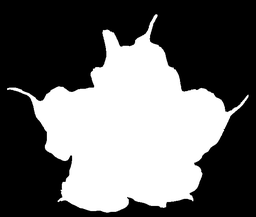
#> input picture Exercise3/engelstrompete.png, 256 x 217 px, shrunk from 650 x 550 before the run
$ jupyter execute sheet03.ipynb
#> lines starting #> are read from the running program, lines starting #| are printed output that depends on the picture; after the words box and inside, x2 and y2 are one past the last pixel; in counts of white or black regions, pixels touching at a corner belong together
Osnabrück University - Computer Vision (Winter Term 2016/17) - Prof. Dr.-Ing. G. Heidemann, Ulf Krumnack

# Exercise Sheet 03: Morphological Operations¶

## Introduction

This week's sheet should be solved and handed in before the end of **Sunday, November 27, 2016**. If you need help (and Google and other resources were not enough), feel free to contact your groups' designated tutor or whomever of us you run into first. Please upload your results to your group's Stud.IP folder.

## Assignment 0: Math recap (complex numbers) [0 Points]

This exercise is supposed to be very easy, does not give any points, and is voluntary. There will be a similar exercise on every sheet. It is intended to revise some basic mathematical notions that are assumed throughout this class and to allow you to check if you are comfortable with them. Usually you should have no problem to answer these questions offhand, but if you feel unsure, this is a good time to look them up again. You are always welcome to discuss questions with the tutors or in the practice session. Also, if you have a (math) topic you would like to recap, please let us know.

**a)** What is a *complex number*, what is the *complex plane*, how are complex numbers usually denoted?

gtfo

**b)** What is the *real* and the *imaginary* part of a complex number? What is the *absolute value* of a complex number? What is the *complex conjugate*?

**c)** What are polar coordinates? What are their advantages? Can you convert between cartesian and polar coordinates? Can you write down $i=\sqrt{-1}$ in polar coordinates? What about $\sqrt{i}$?

I did this an then jupyter decided to crash while parsing latex so all is lost. Now I don't care anymore.

**d)** [bonus task] Python, and also numpy, support calculations with complex numbers. Consult the documentation to find out details.

## Assignment 1: Morphological operators [8 Points]

This exercise will elaborate on the basic morphological operators of *erosion* and *dilation* (cf. CV-05 slides 4-14).

### a) Binary convolution

Describe in your own words the morphological operations *erosion* and *dilation*. Compare them with 2D convolution, name commonalities and differences.

**For both operations, a binary kernel slides over the image. If the patch around the current center pixel exactly matches the kernel (all 1s overlap with the kernel 1s), the resulting pixel value is 1 else 0 (erosion). For dilation, he 1-condition is that at least one 1-pixel in the patch must overlap a 1-pixel in the kernel.**

### b) Duality

Proof that *erosion* and *dilation* are *dual* operators, i.e.

$$ g^{\ast}\oplus S = (g\ominus S)^{\ast}\qquad\text{and}\qquad
g^{\ast}\ominus S = (g\oplus S)^{\ast}$$

here $g^{\ast}$ denotes the inverted binary image, i.e. $g^{\ast}(x,y) = 1 - g(x,y) = \neg g(x,y)$, i.e. 1-pixel become 0 and 0-pixel become 1.

**I only managed to prove that it is not true if you use the boolean logic formulation.**

### c) Superposition

As *erosion* and *dilation* have been introduced for binary images, the notion of *linearity* is not really appropriate here. However, some weaker version, called *superposition* can be defined: instead of forming linear combination, one takes the logical disjunktion:

$$(g_1\lor g_2)(x,y) := g_1(x,y)\lor g_2(x,y)$$

Check if *erosion* and *dilation* are "compatible" with superposition, i.e. if first *eroding*/*dilating* two images and superposing the result is the same as first superposing the images and then *eroding*/*dilating* the result.

Dilation
========
* $(g_1 \vee g_2) \oplus S = \bigvee\bigvee S \wedge (g_1 \vee g_2) = \bigvee\bigvee (S\wedge g_1 \vee S \wedge g_2)$
* $g_1\oplus S \vee g_2\oplus S = \bigvee\bigvee S \wedge g_1 \vee \bigvee\bigvee S \wedge g_2 = \bigvee\bigvee (S\wedge g_1 \vee S \wedge g_2)$

Erosion
========
* $(g_1 \vee g_2) \ominus S = \bigwedge\bigwedge S \wedge (g_1 \vee g_2) = \bigwedge\bigwedge (S \wedge g_1 \vee S \wedge g_2)$
* $g_1\ominus S \vee g_2\ominus S = \bigwedge\bigwedge S \wedge g_1 \vee \bigwedge\bigwedge S \wedge g_1$

**These cannot be simplified further and are not identical. Hence only dilation is compatible with superposition**

### d) Chaining

Show that *dilation* and *erosion* have the following properties: given two structering elements $S_1$ and $S_2$, it holds

\begin{align}
  (g\oplus S_1)\oplus S_2 & = g\oplus (S_1\oplus S_2) & = (g\oplus S_2)\oplus S_1 \\
  (g\ominus S_1)\ominus S_2 & = g\ominus (S_1\oplus S_2) & = (g\ominus S_2)\ominus S_1 \\
\end{align}

What are the practical consequences?

<b>
* When multiple dilation with different structuring elements is required, computational cost can be reduced why first eroding the structuring elements with one another, instead of the (usually larger) image.
* Multiple dilations can always be done in a single operation by precomputing the required structuring element
* Multiple erosions can be likewise combined by dilating the structuring elements
* The order of dilations or the order of erosions is irrelevant
</b>

## Assignment 2: Application [6 Points]

### a) Boundary extraction

Extract the boundary of a shape using opening or closing. You may use `binary_opening` or `binary_closing` from `scipy.ndimage.morphology`.

[cell 1]
import numpy as np
import matplotlib.pyplot as plt
import scipy.ndimage.morphology as morph

def my_boundary(img):
    """
    Compute boundary of binary image.

    Parameters
    ----------
    img : ndarray of bools
        A binary image.

    Returns
    -------
    boundary : ndarray of bools
        The boundary as a binary image.
    """

    structuring_element = np.ones((3,3))
    structuring_element[0,0] = 0
    structuring_element[2,2] = 0
    structuring_element[0,2] = 0
    structuring_element[2,0] = 0
    return img ^ morph.binary_erosion(img, structuring_element)


img = plt.imread("engelstrompete.png") > 0
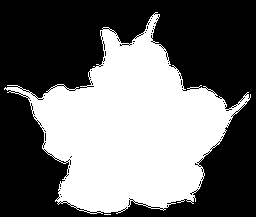
#> img: shape (217, 256) bool; 42.6% white; 2 white regions (1 under 20 px), largest, box (x1, y1, x2, y2) and area: (4, 12, 251, 214) 23639
plt.gray()
plt.imshow(my_boundary(img))
#> in my_boundary, `return img ^ morph.binary_erosion(img, structuring_element)`:
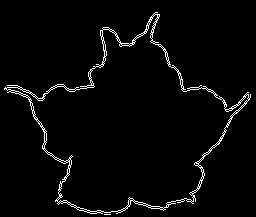
#> returned value: shape (217, 256) bool; 2.9% white in thin lines or dots
plt.show()

### b)  Distance transform

Implement distance transform according to the ideas of (CV-05 slides 34ff).  Discuss the effect of different structuring elements.

[cell 2]
import numpy as np
import matplotlib.pyplot as plt
from scipy.ndimage import morphology as morph, generate_binary_structure

def my_distance_transform(img):
    """
    Distance transform of binary image.

    Parameters
    ----------
    img : ndarray of bools
        A binary image.

    Returns
    -------
    dt : ndarray of ints
        The distance transform of the input image.
    """

    dt1 = np.zeros(img.shape, np.int32)
    c = 0
    img_wo_boundary = img.copy()
    # while not completely eroded
    while np.any(img_wo_boundary):
        # find boundary
        boundary = my_boundary(img_wo_boundary)
        img_wo_boundary ^= boundary # shave of current boundary
        dt1[boundary] = c # boundary can be used as mask
        c += 1 # make brighter with every step
#> this loop made 79 passes
#> pass 1, in my_distance_transform, `img_wo_boundary ^= boundary`:
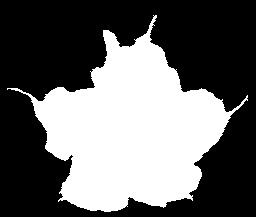
#> img_wo_boundary: shape (217, 256) bool; 39.6% white; 1 white region, box (x1, y1, x2, y2) and area: (7, 15, 248, 212) 22026
#> pass 2, in my_distance_transform, `img_wo_boundary ^= boundary`:
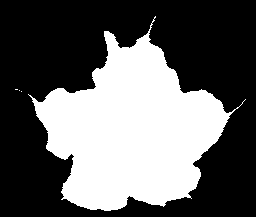
#> img_wo_boundary: shape (217, 256) bool; 38.2% white; 4 white regions (3 under 20 px), largest, box (x1, y1, x2, y2) and area: (28, 16, 246, 211) 21213
#> after the loop:
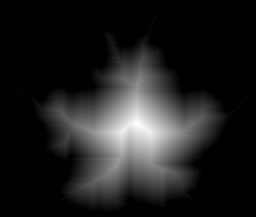
#> dt1: shape (217, 256) int32; min 0, max 78, mean 9.7; drawn with min black and max white
#> after the loop: img_wo_boundary: shape (217, 256) bool; every value is 0
#> after the loop, c = 79

    return dt1


img = plt.imread("engelstrompete.png") > 0
plt.gray()
plt.imshow(my_distance_transform(img)+50*img)
plt.show()
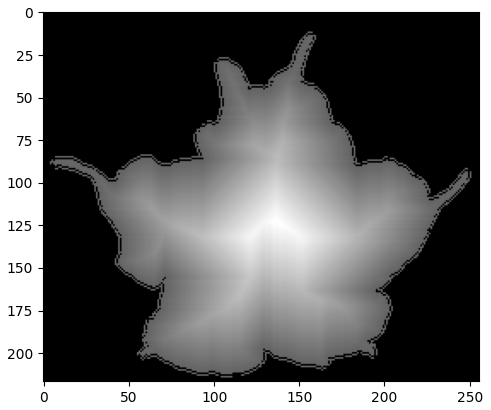
#> figure drawn by matplotlib, 1 panel

**The gradient will be steeper and less smooth for larger structuring elements.**

### c) Morphing

Write a function `my_morph` that implements morphing according to (CV-05 slide 41). You may use your function `my_distance_transform` from part b), or the function `distance_transform_edt` from `scipy.ndimage.morphology`.

[cell 3]
import numpy as np
import matplotlib.pyplot as plt
import scipy.ndimage.morphology as morph


def my_morph(A,B,ratio):
    """
    Morphing from binary image A to image B.

    Parameters
    ----------
    A : ndarray of bools
        A binary image (start).
    B : ndarray of bools
        A binary image (target), same shape as A.
    ratio : float from 0.0 to 1.0
        The ratio of image A and image B.
        0.0=only image A, 1.0=only image B.

    Returns
    -------
    morph : ndarray of bools
        A binary intermediate image between A and B.
    """

    d_a = my_distance_transform(A)
    d_b = my_distance_transform(B)

    result = (ratio * d_b + (1 - ratio) * d_a)
    return result > 0


img1 = plt.imread("kreis.png") > 0
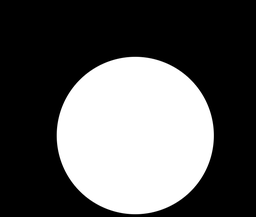
#> input picture Exercise3/kreis.png, 256 x 217 px, shrunk from 650 x 550 before the run
#> img1: shape (217, 256) bool; 36.4% white; 2 white regions (1 under 20 px), largest, box (x1, y1, x2, y2) and area: (55, 54, 216, 217) 20217
img2 = plt.imread("engelstrompete.png") > 0

plt.gray()
for i, ratio in enumerate(np.linspace(0, 1, 6), 1):
    plt.subplot(2, 3, i)
    plt.imshow(my_morph(img1, img2, ratio))
    plt.axis('off')
plt.show()
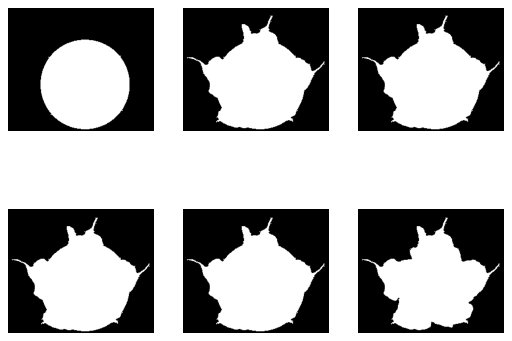
#> figure drawn by matplotlib, 6 panels

## Assignment 3: Implementation: Skeletonization [6 Points]

### a) Skeletonization with hit-or-miss

Explain in your own words, how the hit-or-miss operator can be used for skeletonization (cf CV-05 slide 49).

### b) Implementation of skeletonization

Now use this method to implement your own skeletonization function. It is ok to use
`scipy.ndimage.morphology.binary_hit_or_miss` here (but of course *not* `skimage.morphology.skeletonize` or similar functions). Compare your result with (CV-05 slide 50). Note that computing the skeleton using this method may take some time ...

[cell 4]
import numpy as np
import matplotlib.pyplot as plt
import scipy.ndimage.morphology as morph

def my_skeletonize(img):
    """
    Compute the skeloton of a binary image using hit_or_miss operator.

    Parameters
    ----------
    img : ndarray of bools
        Binary image to be skeletonized.

    Returns
    -------
    skeleton : ndarray of bools
        The skeleton of the input image.
    """

    # no idea why this works  ̄\_(ツ)_/ ̄
    # these are the elements from the slides. Don't care are 0s, meaning
    # whatever the image at such a location is, it does not matter. We need to
    # form the complementary kernels by hand since the Don't cares would
    # otherwise be set to 1
    element1 = np.array(
                [[0,0,1],
                 [0,1,1],
                 [0,0,1]])
    element1_c = np.array(
                [[1,0,0],
                 [1,0,0],
                 [1,0,0]])
    element2 = np.array(
                [[0,1,1],
                 [0,1,1],
                 [0,0,0]])
    element2_c = np.array(
                [[0,0,0],
                 [1,0,0],
                 [1,1,0]])
    elements = [
            element1,
            np.fliplr(element1),
            element1.T,
            np.flipud(element1.T),
            element2,
            np.fliplr(element2.T),
            np.fliplr(element2),
            element2.T
        ]

    elements_c = [
            element1_c,
            np.fliplr(element1_c),
            element1_c.T,
            np.flipud(element1_c.T),
            element2_c,
            np.fliplr(element2_c.T),
            np.fliplr(element2_c),
            element2_c.T
        ]

    # this iteratively removes the pieces of the image for which the structuring
    # element hits (why does it work #clueless)
    skeleton = img.copy()
    while True:
        last = skeleton
        for (s1, s2) in zip(elements, elements_c):
            # this computes parts we can erase
            hm = morph.binary_hit_or_miss(skeleton, s1, s2)
            skeleton = skeleton & ~hm  # and not X removes X's elements from img
        if np.all(skeleton == last): # end if nothing more to erase
            break
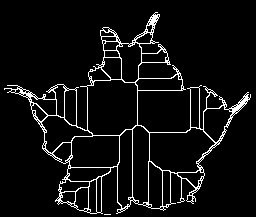
#> skeleton: shape (217, 256) bool; 6.2% white in thin lines or dots
    return skeleton


img = plt.imread("engelstrompete.png") > 0
skel = my_skeletonize(img)
result = morph.distance_transform_cdt(img, metric = 'taxicab') + 50*img
result[morph.binary_dilation(skel)] = 0
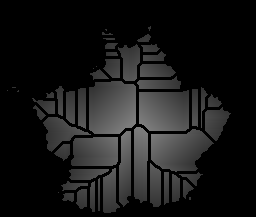
#> result: shape (217, 256) int64; min 0, max 129, mean 23.2
plt.gray()
plt.imshow(result)
plt.show()
